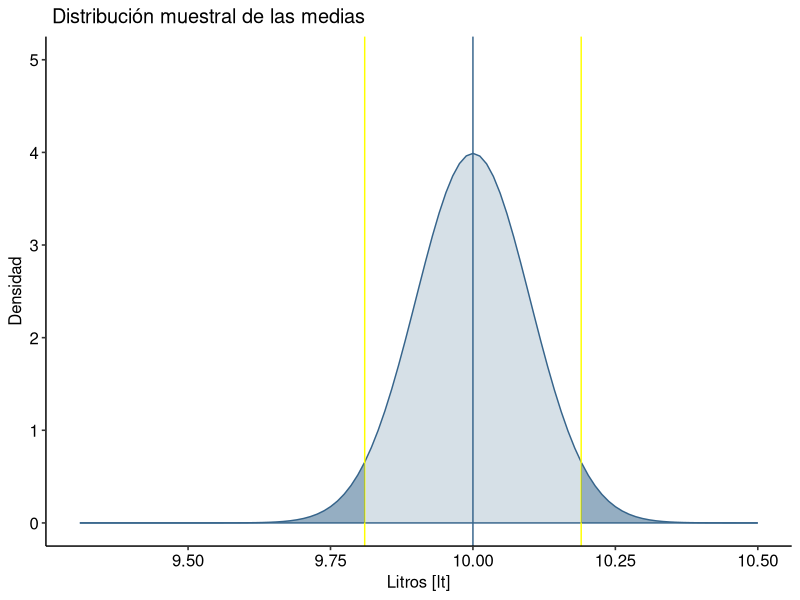
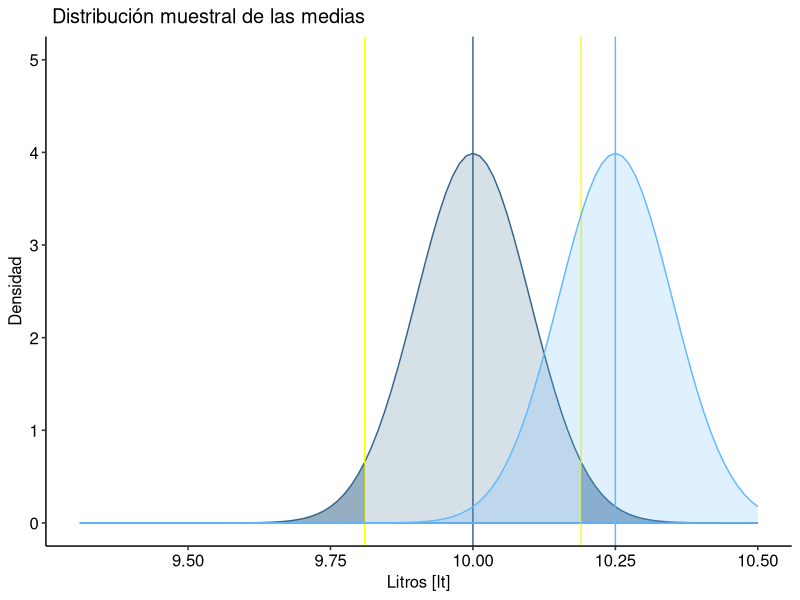
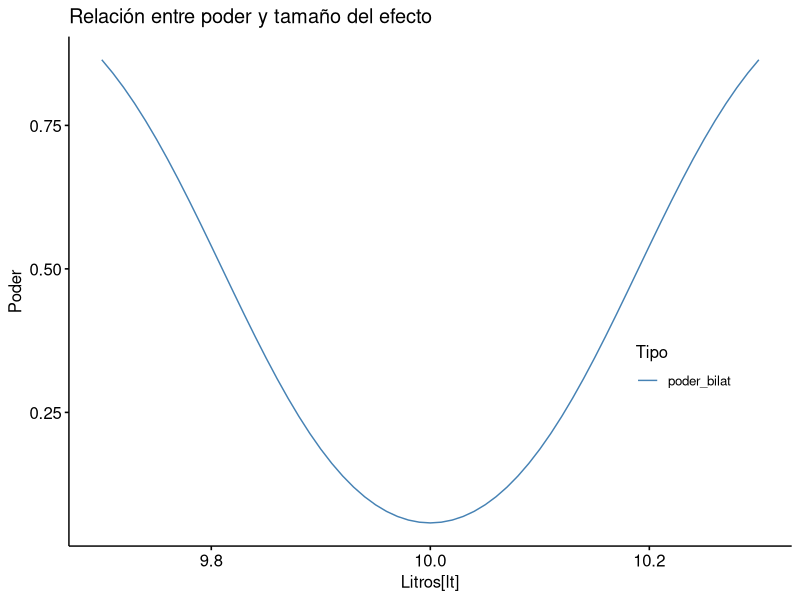

Write the R code that produced these figures, in order.
## ---- chunk 1
knitr::opts_chunk$set(echo = TRUE)
library(ggplot2)
library(ggpubr)
library(pwr)
library (tidyr)
## ---- chunk 2
# Difinimos valores del enunciado:
n <- 100
media_nula <- 10
sd <- 1

SE <- sd/sqrt(n)

# Generamos grafico

g_x_limites <- media_nula + c ( -6.9 , 5) * SE
g <- ggplot () + xlim ( g_x_limites ) + ylim ( c (0 , 5 ) )
g <- g + labs ( title = " Distribución muestral de las medias " )
g <- g + labs ( x = "Litros [lt]" , y = "Densidad" )
g <- g + theme_pubr ()

# Creamos la distribucion nula
dist_0 <- stat_function ( fun = dnorm , geom = "area" ,
                          args = list ( mean = media_nula , sd = SE ) ,
                          colour = " steelblue4 " , fill = " steelblue4 " , alpha = 0.2 )

# Creamos grafico
g1 <- g + dist_0
# Marcamos media nula
g1 <- g1 + geom_vline ( xintercept = media_nula , colour = " steelblue4 ")
# Marcamos limites de intervalo de confianza
g1 <- g1 + geom_vline ( xintercept = 9.81 , colour = "yellow")
g1 <- g1 + geom_vline ( xintercept = 10.19 , colour = "yellow")

# Calculamos area debajo de la curva en intervalos de la significancia
alpha_inf <- pnorm(9.81, mean = media_nula, sd = SE, lower.tail = TRUE)
alpha_sup <- pnorm(10.19, mean = media_nula, sd = SE, lower.tail = FALSE)

# Sumamos el area inferior y superior(porque la prueba es bilateral)
alpha = alpha_inf + alpha_sup

# Oscurecemos estas areas
g2 <- g1 + stat_function ( fun = dnorm , geom = "area" ,
args = list ( mean = media_nula , sd = SE ) ,
xlim = c( g_x_limites [1] , 9.81) ,
fill = " steelblue4 " , alpha = 0.4 )

g3 <- g2 + stat_function ( fun = dnorm , geom = "area" ,
args = list ( mean = media_nula , sd = SE ) ,
xlim = c( g_x_limites [2] , 10.19) ,
fill = " steelblue4 " , alpha = 0.4 )

cat("Nivel de significancia calculado(probabilidad de cometer error tipo I):", alpha)
g3
## ---- chunk 3
# Definir variables
media_verdadera = 10.25
delta <- media_nula - media_verdadera

# Agregar distribucion verdadera
g4 <- g3 + stat_function ( fun = dnorm , geom = "area" ,
                           args = list ( mean = media_verdadera , sd = SE ) ,
                           colour = " steelblue1 " , fill = " steelblue1 " , alpha = 0.2 )
# Mostrar media verdadera
g5 <- g4 + geom_vline ( xintercept = media_verdadera , colour = " steelblue1 " )

# Calcular area desde menos infinito hasta 10.19, lo que da el valor de beta
beta <- pnorm(10.19 , mean = media_verdadera, sd = SE)

cat("Probabilidad de cometer error tipo II:", beta)
g5
## ---- chunk 4
# Definicion de variables
medias_verdaderas <- seq(9.7 , 10.3, 0.01)
deltas <- medias_verdaderas - media_nula
deltas_normalizadas <- deltas/sd

# Crear la funcion de poder en funcion de la media verdadera
f_pzb <- function ( x ) pwr.norm.test (x , n = n , sig.level = alpha ,
                                       alternative = "two.sided" ) [[ "power" ]]
poder_bilat <- sapply ( deltas_normalizadas , f_pzb )

datos_anchos <- data.frame ( medias_verdaderas , poder_bilat )
datos_largos <- datos_anchos |>
  pivot_longer ( - medias_verdaderas , names_to = "Tipo" , values_to = "Poder" )

# Crear grafico
g <- ggline ( datos_largos , x = "medias_verdaderas" , y = "Poder" , plot_type = "l" ,
              numeric.x.axis = TRUE , title = "Relación entre poder y tamaño del efecto" ,
              xlab = "Litros[lt]" , color = "Tipo" , palette = c( "steelblue") )
g <- ggpar (g , legend = c( .85 , .35 ) )

g
## ---- chunk 5
# Definir normalizacion del tamaño del efecto y variables
d = (10 - 10.25)/sd
alpha = 0.05
poder = 0.9

# Calcular tamaño minimo de muestra en funcion a los otros factores
pwr.norm.test(d = d, n = NULL, sig.level = alpha, power = poder, alternative = "two.sided")
## ---- chunk 6
# Las diferencias que la ingeniera sospecha
prop_antigua <- 0.9
prop_nueva <- 0.96

# Calcular h de cohen
h <- ES.h(prop_antigua,prop_nueva)

# Se hace prueba de poder de proporcion de dos muestras para obtener tamaño de muestra minimo
pwr.2p.test(h = h, n = NULL, sig.level = 0.05, power = 0.9, alternative = "two.sided")
